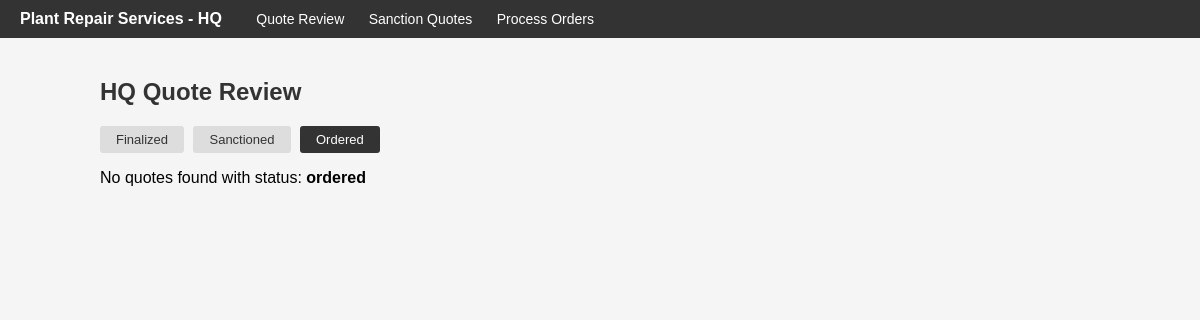
The app's page /review.sansction.order/review_quotes.php?status=ordered, older data.
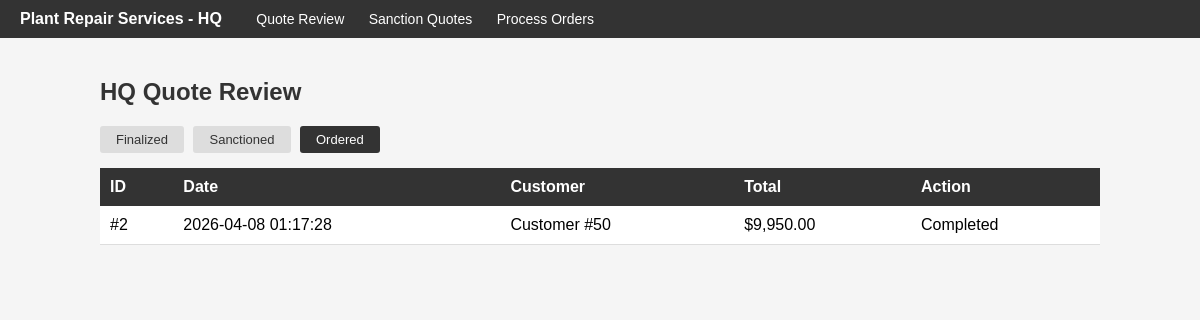
The same page, newer data.
### tables this page shows
CREATE TABLE quotes (
  id INT AUTO_INCREMENT PRIMARY KEY,
  associateID INT NOT NULL,
  customerID INT NOT NULL,
  email VARCHAR(100) NOT NULL,
  status ENUM('draft', 'finalized', 'sanctioned', 'ordered'),
  discountType ENUM('percentage', 'amount'),
  discountAmt DECIMAL(10,2) DEFAULT 0.0,
  date DATETIME DEFAULT current_timestamp(),
  commission DECIMAL(10,2) default 0.00 NOT NULL,
  subtotal DECIMAL(10,2),
  FOREIGN KEY (associateID) REFERENCES sales_associates(id)
);

### review.sansction.order/api_client.php (called while the page is built, shortened)
<?php
require_once __DIR__ . '/db.php';
function quote_compute_totals(array $items, ?string $discountType, $discountAmt): array
{
    $subtotal = 0.0;
    foreach ($items as $i) {
        $subtotal += (float)($i['price'] ?? 0);
    }
    $discountValue = (float)($discountAmt ?? 0);
    $total = $subtotal;
    if ($discountType === 'percentage') {
        $total = $subtotal - $subtotal * ($discountValue / 100);
    } elseif ($discountType === 'amount') {
        $total = $subtotal - $discountValue;
    }
    return [
        'subtotal' => round($subtotal, 2),
        'total'    => round(max(0, $total), 2),
    ];
}
function quote_get_line_items(PDO $pdo, int $quoteId): array
{
    $stmt = $pdo->prepare(
        'SELECT id, quoteID, item, price FROM line_items WHERE quoteID = ? ORDER BY id ASC'
    );
    $stmt->execute([$quoteId]);
    return $stmt->fetchAll(PDO::FETCH_ASSOC);
}
function apiRequest(string $method, string $path, ?array $payload = null): array
{
    global $pdo;
    $path = '/' . ltrim($path, '/');
    try {
        if ($method === 'GET' && preg_match('#^/status/([a-z]+)$#', $path, $m)) {
            return quote_api_get_by_status($pdo, $m[1]);
        }
    } catch (Throwable $e) {
        error_log('api_client: ' . $e->getMessage());
        return ['status' => 500, 'data' => ['error' => 'Server error']];
    }
    return ['status' => 404, 'data' => ['error' => 'Not found']];
}
function quote_api_get_by_status(PDO $pdo, string $status): array
{
    $allowed = ['draft', 'finalized', 'sanctioned', 'ordered'];
    $stmt = $pdo->prepare(
        'SELECT id, associateID, customerID, email, status, discountType, discountAmt, subtotal, date, commission
         FROM quotes WHERE status = ? ORDER BY date DESC'
    );
    $stmt->execute([$status]);
    $quotes = $stmt->fetchAll(PDO::FETCH_ASSOC);
    $enriched = [];
    foreach ($quotes as $q) {
        $items  = quote_get_line_items($pdo, (int)$q['id']);
        if ($q['subtotal'] !== null) {
            $totals = ['subtotal' => (float)$q['subtotal'], 'total' => (float)$q['subtotal']];
        } else {
            $totals = quote_compute_totals($items, $q['discountType'] ?: null, $q['discountAmt']);
        }
        $enriched[] = array_merge($q, $totals);
    }
    return ['status' => 200, 'data' => $enriched];
}

### review.sansction.order/review_quotes.php (the view, shortened to what this page needs)
<?php
require_once 'api_client.php';
include_once 'header.php';
$status = $_GET['status'] ?? 'finalized';
$response = apiRequest('GET', '/status/' . urlencode($status));
$quotes = ($response['status'] >= 200 && $response['status'] < 300 && is_array($response['data']))
    ? $response['data']
    : [];
?>
<h2>HQ Quote Review</h2>
<div class="tabs">
    <a href="review_quotes.php?status=finalized"  <?= $status === 'finalized'  ? 'class="active"' : '' ?>>Finalized</a>
    <a href="review_quotes.php?status=sanctioned" <?= $status === 'sanctioned' ? 'class="active"' : '' ?>>Sanctioned</a>
    <a href="review_quotes.php?status=ordered"    <?= $status === 'ordered'    ? 'class="active"' : '' ?>>Ordered</a>
</div>
<?php if (empty($quotes)): ?>
    <p>No quotes found with status: <strong><?= htmlspecialchars($status) ?></strong></p>
<?php else: ?>
<table>
    <tr>
        <th>ID</th><th>Date</th><th>Customer</th><th>Total</th><th>Action</th>
    </tr>
    <?php foreach ($quotes as $q): ?>
    <tr>
        <td>#<?= (int)$q['id'] ?></td>
        <td><?= htmlspecialchars($q['date'] ?? '-') ?></td>
        <td>Customer #<?= (int)($q['customerID'] ?? 0) ?></td>
        <td>$<?= number_format((float)$q['total'], 2) ?></td>
        <td>
            <?php if ($q['status'] === 'finalized'): ?>
                <a href="sanction_quote.php?id=<?= (int)$q['id'] ?>" class="btn btn-blue">Sanction</a>
            <?php elseif ($q['status'] === 'sanctioned'): ?>
                <a href="convert_to_order.php?id=<?= (int)$q['id'] ?>" class="btn btn-green">Process Order</a>
            <?php else: ?>
                Completed
            <?php endif; ?>
        </td>
    </tr>
    <?php endforeach; ?>
</table>
<?php endif; ?>
<?php include_once 'footer.php'; ?>

### review.sansction.order/header.php (shortened to what this page needs)
<!DOCTYPE html>
<html lang="en">
<head>
</head>
<body>
<div class="nav">
    <span class="brand">Plant Repair Services - HQ</span>
    <a href="review_quotes.php">Quote Review</a>
    <a href="sanction_list.php">Sanction Quotes</a>
    <a href="process_orders.php">Process Orders</a>
</div>
<div class="content">

### review.sansction.order/footer.php
</div>
</body>
</html>

### review.sansction.order/header.php (style rules this page uses)
body { font-family: Arial, sans-serif; margin: 0; background: #f5f5f5; }
.nav { background: #333; padding: 10px 20px; }
.nav a { color: #fff; text-decoration: none; margin-right: 20px; font-size: 14px; }
.nav .brand { color: #fff; font-weight: bold; margin-right: 30px; }
.content { padding: 20px; max-width: 1000px; margin: 0 auto; }
h2 { color: #333; }
table { width: 100%; border-collapse: collapse; background: #fff; margin-top: 10px; }
th { background: #333; color: #fff; padding: 10px; text-align: left; }
td { padding: 10px; border-bottom: 1px solid #ddd; }
.tabs { margin-bottom: 15px; }
.tabs a { display: inline-block; padding: 6px 16px; margin-right: 5px; background: #ddd; color: #333; text-decoration: none; border-radius: 3px; font-size: 13px; }
.tabs a.active, .tabs a:hover { background: #333; color: #fff; }

Row changes from the older to the newer data that the page shows:
added quotes: id "2", date "2026-04-08 01:17:28", customerID "50", total "9,950.00", status "Completed"
Text that changed along with them:
$status: "ordered" → (not shown)
text no longer shown: "No quotes found with status:"
text now shown: "ID Date Customer Total Action"
